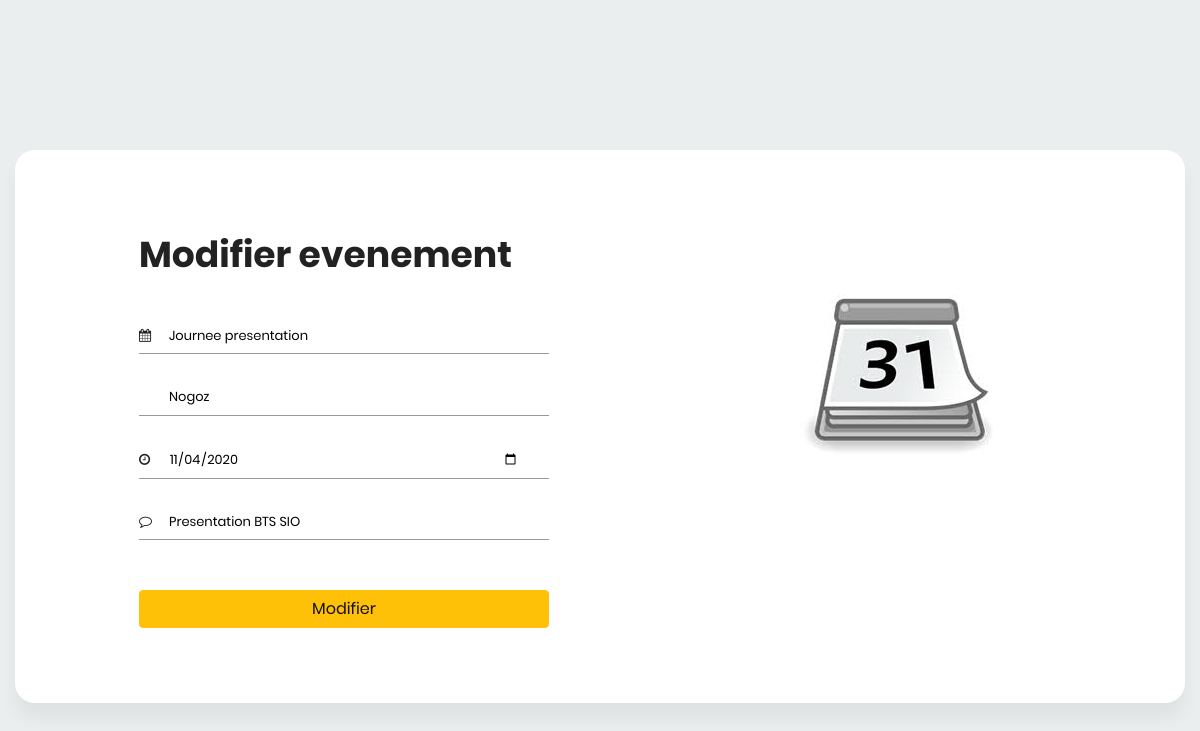
Before: /View/modifier_evenement.php?id=61 with the older database file.
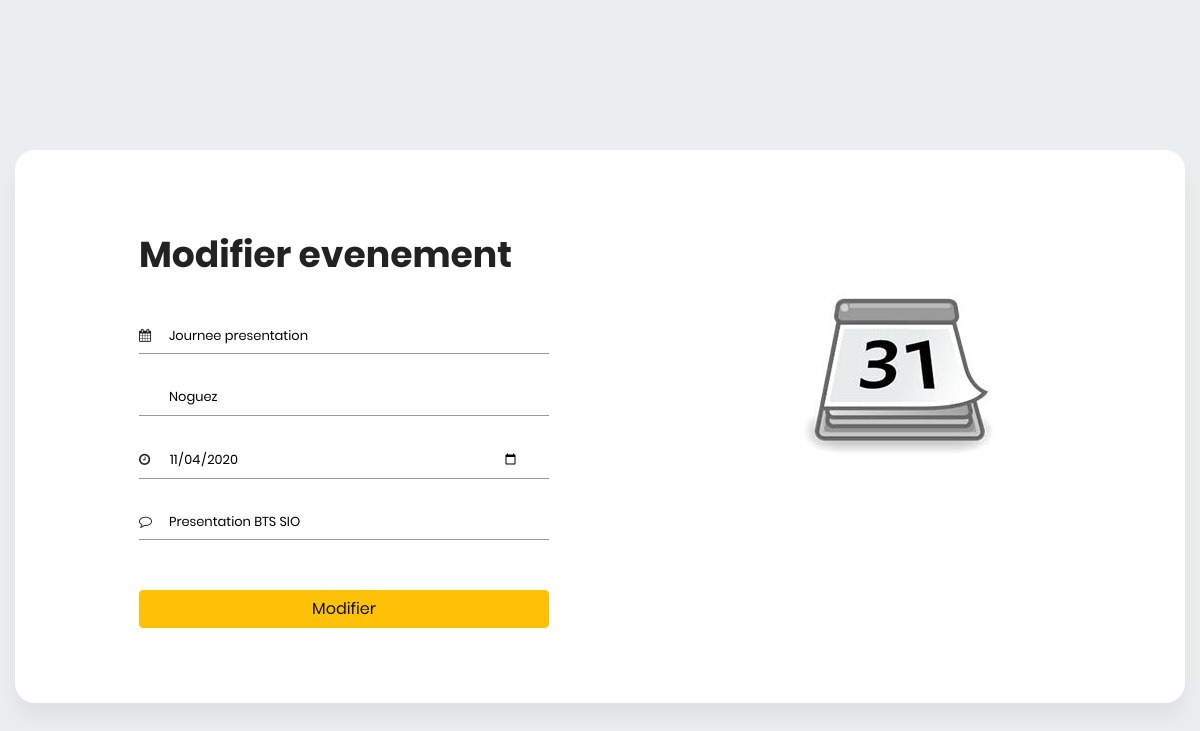
After: the same page with the newer database file.
### tables this page shows
CREATE TABLE IF NOT EXISTS `evenement` (
  `id` int(11) NOT NULL AUTO_INCREMENT,
  `nom_evenement` varchar(50) NOT NULL,
  `nom_personne` varchar(50) NOT NULL,
  `date` date NOT NULL,
  `description` varchar(50) NOT NULL,
  PRIMARY KEY (`id`)
);

### View/modifier_evenement.php (the view, shortened to what this page needs)
<!DOCTYPE html>
<html lang="en">
<head>
    <link rel="stylesheet" href="../evenement/fonts/material-icon/css/material-design-iconic-font.min.css">
    <link rel="stylesheet" type="text/css" href="../tableau/vendor/bootstrap/css/bootstrap.min.css">
  <link rel="stylesheet" href="https://cdnjs.cloudflare.com/ajax/libs/font-awesome/4.7.0/css/font-awesome.min.css">
    <link rel="stylesheet" href="../evenement/css/style.css">
    <link rel="stylesheet" href="../evenement/css/style2.css">
</head>
<?php
try{
  $bdd= new PDO('mysql:host=localhost;dbname=ecole; charset=utf8','root','');
}
catch (Exception $e){
  die('Erreur:'.$e->getMessage());
}
?>
</body>
<body>
    <div class="main">
      <?php
      $id = $_GET['id'];
      $req = $bdd->query("SELECT * FROM evenement where id = '$id' ");
      $donnees= $req->fetchall();
      foreach ($donnees as $value) {
      ?>
        <section class="signup">
            <div class="container">
                <div class="signup-content">
                    <div class="signup-form">
                        <h2 class="form-title">Modifier evenement</h2>
                        <form method="POST" action="../manager/modifier_evenement.php" class="register-form" id="register-form">
                            <div class="form-group">
                                <label for="nom_evenement"><i class="fa fa-calendar"></i></label>
                                <input type="text" name="nom_evenement" id="name" placeholder="Nom de l'évènement" <?php echo 'value='.'"'.$value["nom_evenement"].'"'.''?> required/>
                            </div>
                            <div class="form-group">
                                <label for="name"><i class="zmdi zmdi-account material-icons-name"></i></label>
                                <input type="text" name="nom_personne" id="name" placeholder="Nom de la personne" <?php echo 'value='.'"'.$value["nom_personne"].'"'.''?> required/>
                            </div>
                            <div class="form-group">
                                <label for="date"><i class="fa fa-clock-o"></i></label>
                                <input type="date" name="date" id="email" placeholder="Entrer la date" <?php echo 'value='.'"'.$value["date"].'"'.''?> required/>
                            </div>
                            <div class="form-group">
                                <label for="description"><i class="fa fa-comment-o"></i></label>
                                <input type="text" name="description" id="description" placeholder="Description" <?php echo 'value='.'"'.$value["description"].'"'.''?> required/>
                            </div>
                        <?php
                          }
                        ?>
                            <div class="form-group form-button">
                              <input type="submit" name="signup" id="signup" class="btn btn-warning" value="Modifier"/>
                            </div>
                        </form>
                    </div>
                    <div class="signup-image">
                        <figure><img src="../evenement/images/evenement.jpg" alt="sing up image"></figure>
                    </div>
                </div>
            </div>
        </section>
    </div>
</body>
</html>

Changed rows visible on the page:
changed evenement "Journee presentation": nom_personne "Nogoz" → "Noguez"
